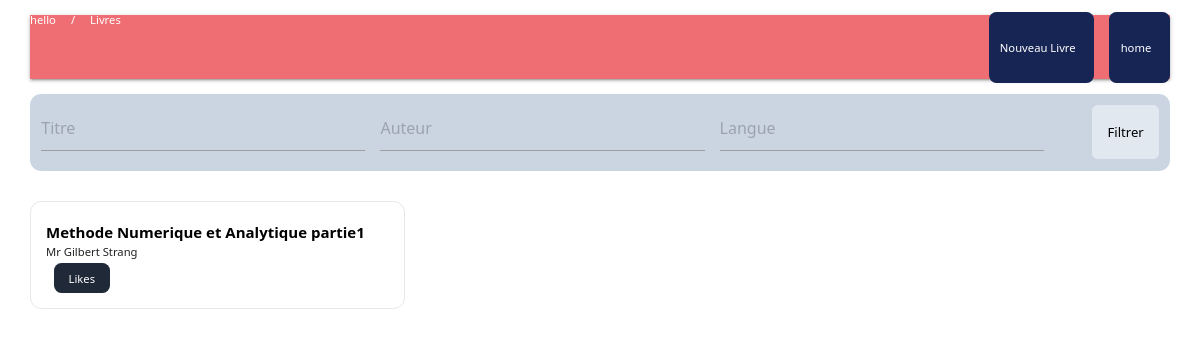
Screenshot of /science/ (signed in) with the database file from the repository.
### science/models.py (models this page shows, shortened)
class Revue(models.Model):
    titre = models.CharField(max_length=300)
    summary = models.TextField()
    authors = models.CharField(max_length=500, default='')
    introduction = models.TextField()
    methodology  = models.TextField()
    result  = models.TextField()
    Conclusion  = models.TextField()
    bibliography  = models.TextField()
    thanks  = models.TextField()
    conflict  = models.TextField()
    declarations  = models.TextField()
    file = models.FileField(upload_to='revue_files/', default='')
    likes_revue = models.ManyToManyField(User, related_name='like_revu', default='None', blank='True')
    like_count_revu = models.BigIntegerField(default='0')
    download_count = models.PositiveIntegerField(default=0)

### science/views.py (the view)
# urls.py: path('', list_revue, name='list_revue'),
@login_required
def list_revue(request):
    revue = Revue.objects.all()
    context = {'revue': revue}
    return render(request, 'science/list_revue.html', context)

### templates/science/list_revue.html (shortened to what this page needs)
{% extends 'base/base.html' %}
{% load static %}
{% block content %}
<div class="px-8 pb-8 w-full max-w-[1350px] mx-auto">
    <nav
      class="mx-auto my-4 flex flex-row justify-between items-center gap-4 text-xs w-full max-w-[1350px]"
    >
      <div class="flex gap-4">
        <a
          class="hover:text-green-300 transition ease-in duration-300"
          href=""
          >
          hello<i class="fa-solid fa-house"></i>
        </a>
        /
        <a
          class="hover:text-green-400 transition ease-in duration-300"
          href=""
          >Livres</a
        >
      </div>
      <div class="flex space-x-4">
          <a href="" class="px-3 py-2 bg-blue-950 text-xs text-white hover:text-green-300 flex items-center rounded-lg transition duration-300 ease-in">Nouveau Livre</a>
          <a href="{% url 'home' %}" class="px-3 py-2 bg-blue-950 text-xs text-white hover:text-green-300 flex items-center rounded-lg transition duration-300 ease-in">home</a>
      </div>
    </nav>
    <section id="books" class="w-full flex flex-col xl:flex-row gap-8 text-left">
      <div class="text-sm flex flex-col xl:w-[300px] gap-3 xl:fixed z-30">
        <form
          action=""
          class="p-3 w-full bg-slate-300 rounded-xl flex xl:flex-col gap-4"
        >
          <input
            placeholder="Titre"
            name="query"
            type="text"
            class="px-4 py-2 rounded-md text-sm focus:bg-sky-100 w-full"
          />
          <input
            placeholder="Auteur"
            name="query"
            type="text"
            class="px-4 py-2 rounded-md text-sm focus:bg-sky-100 w-full"
          />
          <input
            placeholder="Langue"
            name="query"
            type="text"
            class="px-4 py-2 rounded-md text-sm focus:bg-sky-100 w-full"
          />
          <div class="flex gap-3">
            <a
              href=""
              class="px-3 py-2 rounded-lg text-sm text-black hover:text-white hover:bg-blue-950 transition duration-300 ease-in"
            >
            </a>
            <button
              class="px-4 py-2 w-full bg-slate-200 text-black hover:bg-green-200 rounded-md transition duration-300 ease-in"
              type="submit"
            >
              Filtrer
            </button>
          </div>
        </form>
      </div>
      <div class="xl:ml-80 w-full mx-auto">
        {% if not revue %}
            <div class="p-20 bg-white w-fit rounded-md flex-col text-center text-black m-auto">
                <i class="fa-solid fa-book text-blue-950 text-7xl"></i>
                <p class="mt-2 p-2 rounded-md text-md text-center">
                    Aucune Revue disponible
                </p>
            </div>
        {% else %}
            <div class="grid grid-cols-1 md:grid-cols-2 lg:grid-cols-3 gap-2">
                {% for obj in revue %}
                {% include 'science/revue_card.html' %}
                {% endfor %}
            </div>
        {% endif %}
      </div>
    </section>
  </div>
{% endblock %}

### templates/science/revue_card.html (shortened to what this page needs)
{% load static %}
<div
  class="relative flex flex-col bg-white border hover:shadow-md rounded-xl transition duration-300 ease-in-out overflow-hidden group"
>
  <a href="{% url 'science:detail_revue' obj.id  %}">
    <div class="mt-2 p-4 flex flex-col gap-1 justify-between">
      <h4 class="text-black text-md font-bold">{{obj.titre}}</h4>
      <p class="text-xs">{{obj.authors}}</p>
      <span class="text-xs">
        <button class="like-button bg-gray-800 text-white text-xs py-2 px-4 mx-2 rounded-lg hover:bg-blue-600 transition" data-bourse-id="{{ bourse.id }}">
           Likes
        </button>
      </span>
    </div>
  </a>
</div>

### rows the page displays
Revue: titre "Methode Numerique et Analytique partie1", authors "Mr Gilbert Strang"
